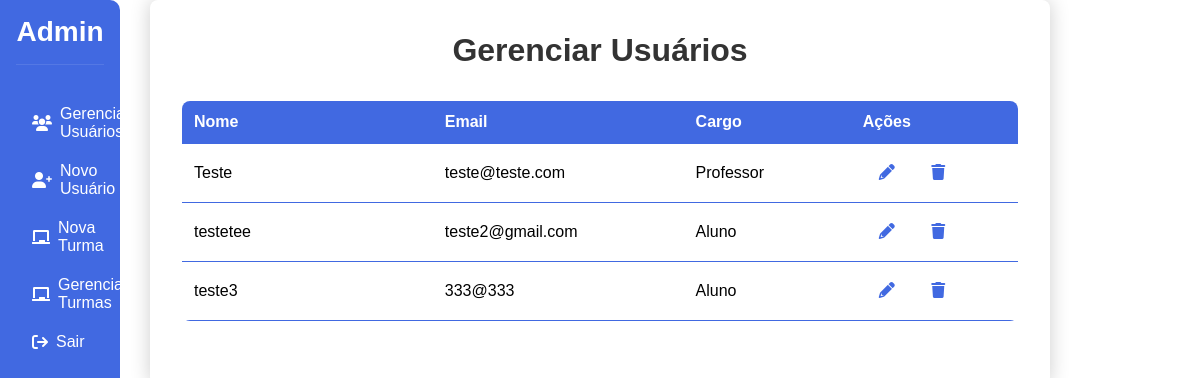
/admin/CRUD_usuarios/gerenciar_usuarios, run on an earlier commit of the app's database.
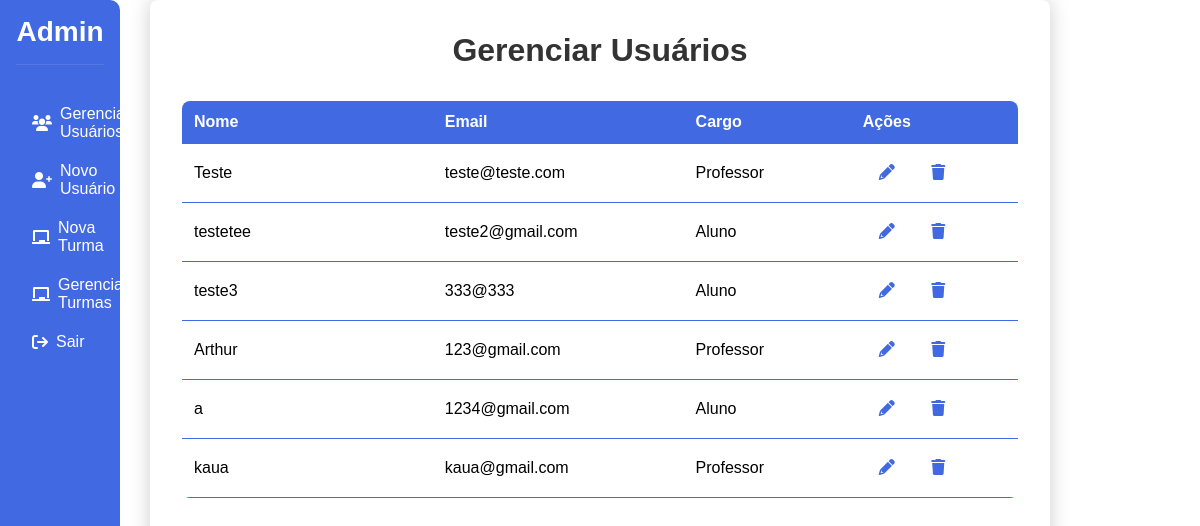
And on a later commit of the database.
### app.py (models this page shows, shortened)
class User(db.Model):
    email = db.Column(db.String(150), unique=True, nullable=False, primary_key=True)
    nome = db.Column(db.String(150), nullable=False)
    cargo = db.Column(db.String(50), nullable=False)
    senha = db.Column(db.String(150), nullable=False)

### app.py (the view, shortened to what this page needs)
@app.route('/admin/CRUD_usuarios/gerenciar_usuarios', methods=['GET', 'POST'])
def gerenciar_usuarios():
    users = User.query.all()
    if request.method == 'GET':
        users = User.query.all()
        return render_template('admin/CRUD_usuarios/gerenciar_usuarios.html', users=users)
    return render_template('admin/CRUD_usuarios/gerenciar_usuarios.html', users=users)

### templates/admin/CRUD_usuarios/gerenciar_usuarios.html (shortened to what this page needs)
<!DOCTYPE html>
<html lang="pt-BR">
<head>
    <link rel="stylesheet" href="{{ url_for('static', filename='css/CRUD_usuarios/gerenciar_usuarios.css') }}">
    <link rel="stylesheet" href="https://cdnjs.cloudflare.com/ajax/libs/font-awesome/6.0.0-beta3/css/all.min.css">
</head>
<body>
    <div class="navbar">
        <h2>Admin</h2>
        <ul>
            <li><a href="{{ url_for('gerenciar_usuarios') }}"><i class="fas fa-users"></i> Gerenciar Usuários</a></li>
            <li><a href="{{ url_for('criar_usuario') }}"><i class="fas fa-user-plus"></i> Novo Usuário</a></li>
            <li><a href="{{ url_for('criar_turma') }}"><i class="fas fa-chalkboard"></i> Nova Turma</a></li>
            <li><a href="{{ url_for('gerenciar_turmas') }}"><i class="fas fa-chalkboard"></i> Gerenciar Turmas</a></li>
            <li><a href="{{ url_for('logout') }}"><i class="fa-solid fa-arrow-right-from-bracket"></i> Sair</a></li>
        </ul>
    </div>
    <div class="container">
        <h1>Gerenciar Usuários</h1>
        {% if users %}
            <table class="users-table">
                <thead>
                    <tr>
                        <th>Nome</th>
                        <th>Email</th>
                        <th>Cargo</th>
                        <th>Ações</th>
                    </tr>
                </thead>
                <tbody>
                    {% for user in users %}
                        <tr>
                            <td>{{ user.nome }}</td>
                            <td>{{ user.email }}</td>
                            <td>{{ user.cargo }}</td>
                            <td>
                                <a href="{{ url_for('atualizar_usuario', email=user.email) }}" class="action-btn edit-btn"><i class="fas fa-pencil-alt"></i></a>
                                <a onclick="confirmDelete('{{ user.email }}')" class="action-btn delete-btn"><i class="fas fa-trash"></i> </a>
                            </td>
                        </tr>
                    {% endfor %}
                </tbody>
            </table>
        {% else %}
            <p>Nenhum usuário encontrado.</p>
        {% endif %}
    </div>
</body>
</html>

What changed in the data, as far as the page shows it:
added User: nome "Arthur", email "123@gmail.com", cargo "Professor"
added User: nome "a", email "1234@gmail.com", cargo "Aluno"
added User: nome "kaua", email "kaua@gmail.com", cargo "Professor"
